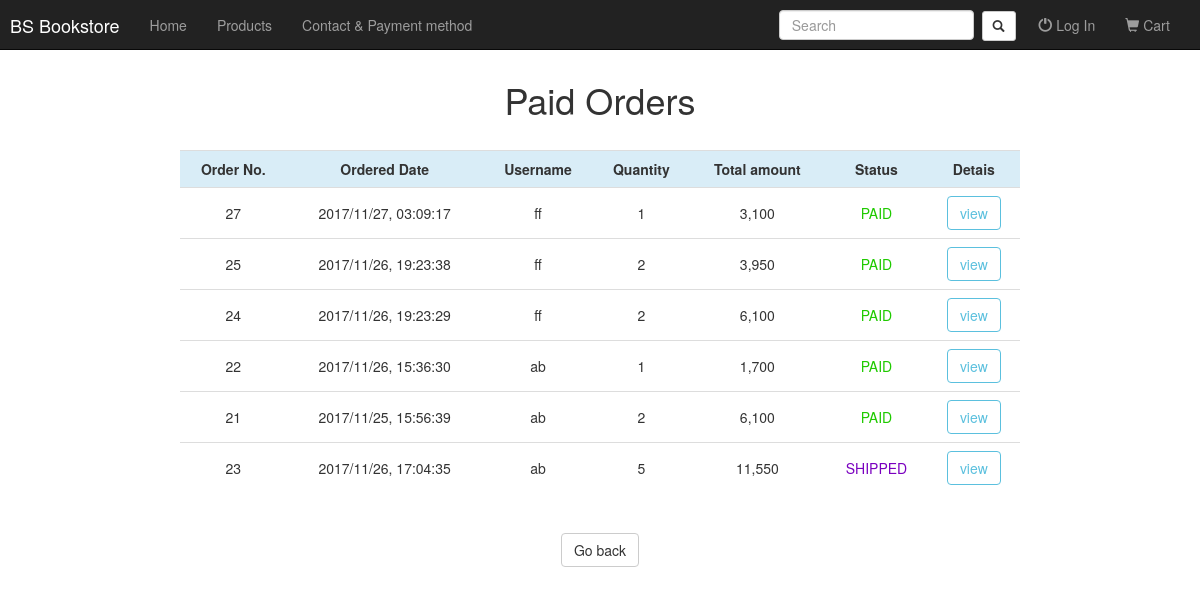
Page /order_list_history.php?orderadmin=paid on the earlier database version.
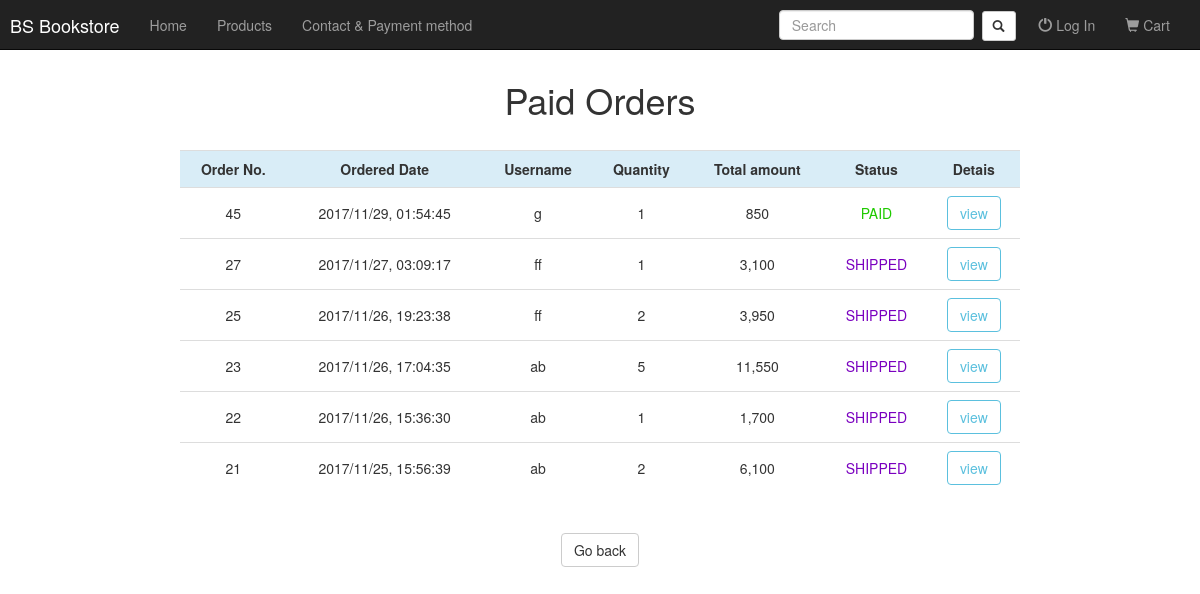
Same page on the later database version.
### tables this page shows
CREATE TABLE `orderheader` (
  `order_id` int(11) NOT NULL,
  `user_id` int(11) NOT NULL,
  `quantity` int(11) NOT NULL DEFAULT '0',
  `total_amount` int(11) NOT NULL DEFAULT '0',
  `order_date` date NOT NULL,
  `order_time` time NOT NULL,
  `confirm_date` datetime DEFAULT NULL,
  `to_address` varchar(200) NOT NULL,
  `order_status` varchar(20) NOT NULL,
  `payment` varchar(200) DEFAULT 'noimg.png'
);

CREATE TABLE `user` (
  `USER_ID` int(11) NOT NULL,
  `USER_NAME` varchar(20) NOT NULL,
  `USER_PASSWORD` varchar(20) NOT NULL,
  `USER_TYPE` int(11) NOT NULL,
  `USER_FNAME` varchar(40) NOT NULL,
  `USER_LNAME` varchar(40) NOT NULL,
  `USER_EMAIL` varchar(50) NOT NULL,
  `register_date` datetime NOT NULL DEFAULT CURRENT_TIMESTAMP,
  `disable` tinyint(1) NOT NULL,
  `propic` varchar(200) NOT NULL DEFAULT '0.jpg'
);

### order_list_history.php (the view, shortened to what this page needs)
<!DOCTYPE html>
<?php session_start();
require_once("navbar.php");
require_once('connect.php');
?>
<html lang="en">
<head>
  <link rel="stylesheet" href="bootstrap/css/bootstrap.css" type="text/css">
  <link rel="stylesheet" href="btnoutline.css" type="text/css">
</head>
<body>
  <nav class="navbar navbar-inverse navbar-fixed-top">
  </nav>
<?php
    if($_SESSION['orderadmin']=='unpaid'){
        $q = 'SELECT * FROM orderheader WHERE order_status="PENDING" OR order_status="UNPAID" OR order_status="INVALID" ORDER BY  CASE
        WHEN order_status="PENDING" THEN 1
        WHEN order_status="INVALID" THEN 2
        ELSE 3 END, order_status ASC,order_date DESC,order_time DESC';
        $result = $mysqli->query($q);
        $head = 'Unpaid Orders';
    }
    else if($_SESSION['orderadmin']=='paid'){
        $q = 'SELECT * FROM orderheader WHERE order_status="PAID" OR order_status="SHIPPED" ORDER BY order_status ASC,order_date DESC,order_time DESC';
        $result = $mysqli->query($q);
        $head = 'Paid Orders';
    }
    else if($_SESSION['orderadmin']=='cancel'){
        $q = 'SELECT * FROM orderheader WHERE order_status="CANCELED" ORDER BY order_status ASC,order_date DESC,order_time DESC';
        $result = $mysqli->query($q);
        $head = 'Canceled Orders';
    }
    if($result){
?>
        <br><br><br>
        <div id="edit" class="text-center">
            <h1><?=$head?></h1><br>
        </div>
            <table align="center" class="table table-hover center" style="width:70%;">
                <tr class="info">
                    <th class="text-center">Order No.</th>
                    <th class="text-center">Ordered Date</th>
                    <th class="text-center">Username</th>
                    <th class="text-center">Quantity</th>
                    <th class="text-center">Total amount</th>
                    <th class="text-center">Status</th>
                    <th class="text-center">Detais</th>
                </tr>
                <?php
                while($row=$result->fetch_array()){?>
                      <tr>
                          <td style="vertical-align:middle;" class="text-center"><?= $row['order_id'] ?></td>
                          <td style="vertical-align:middle;" class="text-center">
                            <?php
                            $date=date_create($row['order_date']);
                            echo date_format($date,"Y/m/d").', '.$row['order_time'];
                            ?>
                          </td>
                          <?php
                          $qry = 'SELECT * from user JOIN orderheader
                               WHERE orderheader.user_id = user.USER_ID
                               AND orderheader.user_id='.$row['user_id'];
                          $fetch = $mysqli->query($qry);
                          $uname = $fetch->fetch_array();
                          ?>
                          <td style="vertical-align:middle;" class="text-center"><?= $uname['USER_NAME'] ?></td>
                          <td style="vertical-align:middle;" class="text-center"><?= $row['quantity'] ?></td>
                          <td style="vertical-align:middle;" class="text-center"><?= number_format($row['total_amount']) ?></td>
                          <td style="vertical-align:middle;
                            <?php if($row['order_status']=='PENDING'){echo "color:#0073E1";}
                                  else if($row['order_status']=='PAID'){echo "color:#20CA00;";}
                                  else if($row['order_status']=='SHIPPED'){echo "color:#7A00BF";}
                                  else if($row['order_status']=='CANCELED'){echo "color:#8B8B8B;";}
                                  else{echo "color:red;";}?>"
                                  class="text-center">
                            <?= $row['order_status'] ?>
                          </td>
                          <td class="text-center">
                          <form action="order_list_detail.php" method="POST">
                             <input class="btn btn-outline-info" type="submit" name="view" value="view">
                          </form>
                        </td>
                      </tr>
                      <?php
                  }
                        ?>
                      </table><br>
                      <div class="container-fluid text-center">
                        <a href="order_list.php" class="btn btn-default" >Go back</a>
                      </div>
        <?php
    }?>
<br>
</body>
</html>

Differences in the rows shown:
no longer on this page (row edited): orderheader: order_id "24", order_date "2017/11/26", order_time "19:23:29", user.USER_NAME "ff", quantity "2", total_amount "6,100", order_status "PAID"
added orderheader: order_id "45", order_date "2017/11/29", order_time "01:54:45", user.USER_NAME "g", quantity "1", total_amount "850", order_status "PAID"
changed orderheader id 27: order_status "PAID" → "SHIPPED"
changed orderheader id 25: order_status "PAID" → "SHIPPED"
shown differently, row unchanged: orderheader id 23: moves up the list
changed orderheader id 22: order_status "PAID" → "SHIPPED"
changed orderheader id 21: order_status "PAID" → "SHIPPED"
